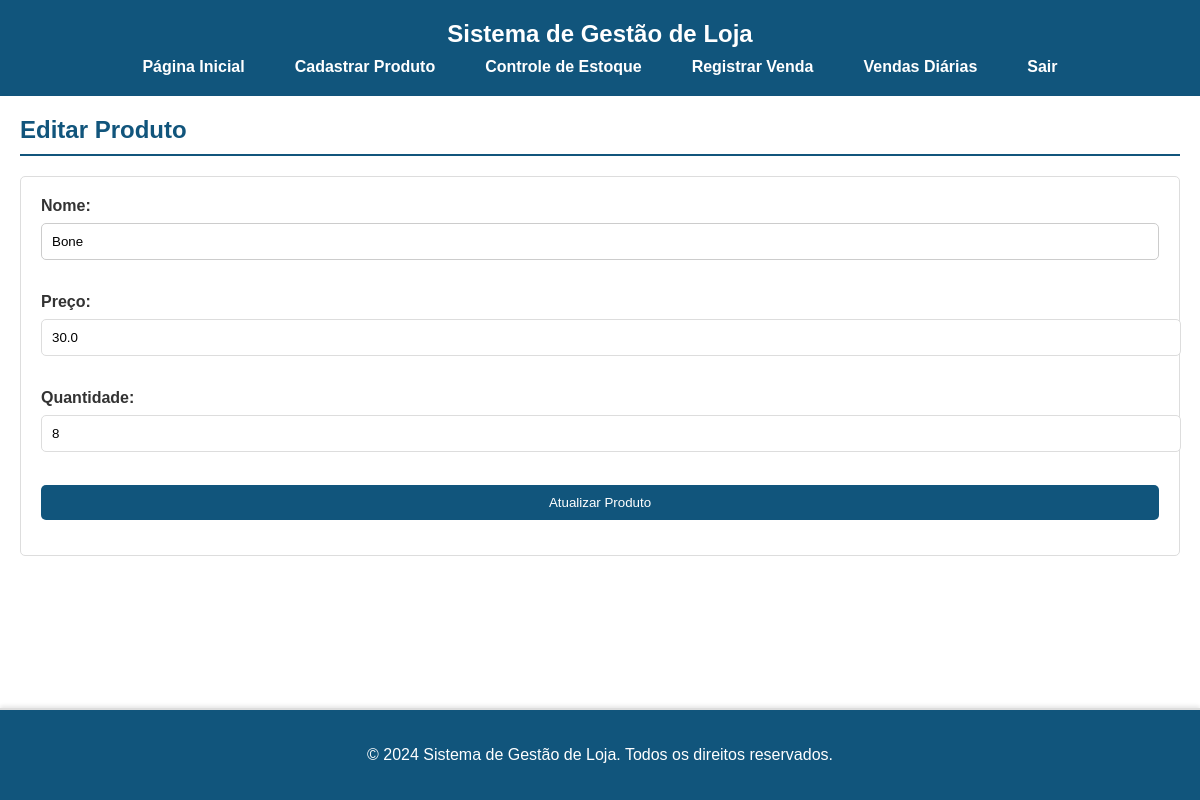
Page /editar_produto/17 (signed in) on the committed database.
### tables this page shows
CREATE TABLE produtos (
        id INTEGER PRIMARY KEY AUTOINCREMENT,
        nome TEXT,
        preco REAL,
        quantidade INTEGER
    );

### app.py (the view, shortened to what this page needs)
@app.route('/editar_produto/<int:produto_id>', methods=['GET', 'POST'])
@login_required
def editar_produto(produto_id):
    conn = sqlite3.connect('lojista.db')
    cursor = conn.cursor()
    cursor.execute('SELECT * FROM produtos WHERE id = ?', (produto_id,))
    produto = cursor.fetchone()
    conn.close()
    return render_template('editar_produto.html', produto=produto)

### app.py (called while the page is built)
def login_required(f):
    @wraps(f)
    def decorated_function(*args, **kwargs):
        if not session.get('logged_in'):
            return redirect(url_for('login'))
        return f(*args, **kwargs)
    return decorated_function

### templates/editar_produto.html
{% extends 'base.html' %}
{% block content %}
    <h2>Editar Produto</h2>
    <form method="POST" action="{{ url_for('editar_produto', produto_id=produto[0]) }}">
        <label for="nome">Nome:</label>
        <input type="text" id="nome" name="nome" value="{{ produto[1] }}" required><br><br>
        <label for="preco">Preço:</label>
        <input type="number" step="0.01" id="preco" name="preco" value="{{ produto[2] }}" required><br><br>
        <label for="quantidade">Quantidade:</label>
        <input type="number" id="quantidade" name="quantidade" value="{{ produto[3] }}" min="0" required><br><br>
        <button type="submit">Atualizar Produto</button>
    </form>
{% endblock %}

### static/style.css (style rules this page uses)
body { font-family: Arial, sans-serif; background-color: #f4f4f9; color: #333; margin: 0; padding: 0; display: flex; flex-direction: column; min-height: 100vh; }
h2 { color: #11557C; border-bottom: 2px solid #11557C; padding-bottom: 10px; margin-top: 0; }
form { background-color: #fff; padding: 20px; border: 1px solid #ddd; border-radius: 5px; margin-bottom: 20px; }
form label { display: block; margin-bottom: 8px; font-weight: bold; }
form select, form input[type="number"], form button { width: 100%; padding: 10px; margin-bottom: 15px; border: 1px solid #ddd; border-radius: 5px; }
form button { background-color: #11557C; color: #fff; border: none; cursor: pointer; transition: background-color 0.3s; }

### templates/base.html (style rules this page uses)
button { background-color: #007BFF; color: white; padding: 10px 15px; border: none; border-radius: 5px; cursor: pointer; transition: background-color 0.3s ease; }
input, select { width: calc(100% - 22px); padding: 10px; margin-bottom: 15px; border: 1px solid #ccc; border-radius: 5px; }
label { font-weight: bold; margin-bottom: 5px; display: block; }

### rows in the picture
produtos: nome "Bone", preco "30.0", quantidade "8"
